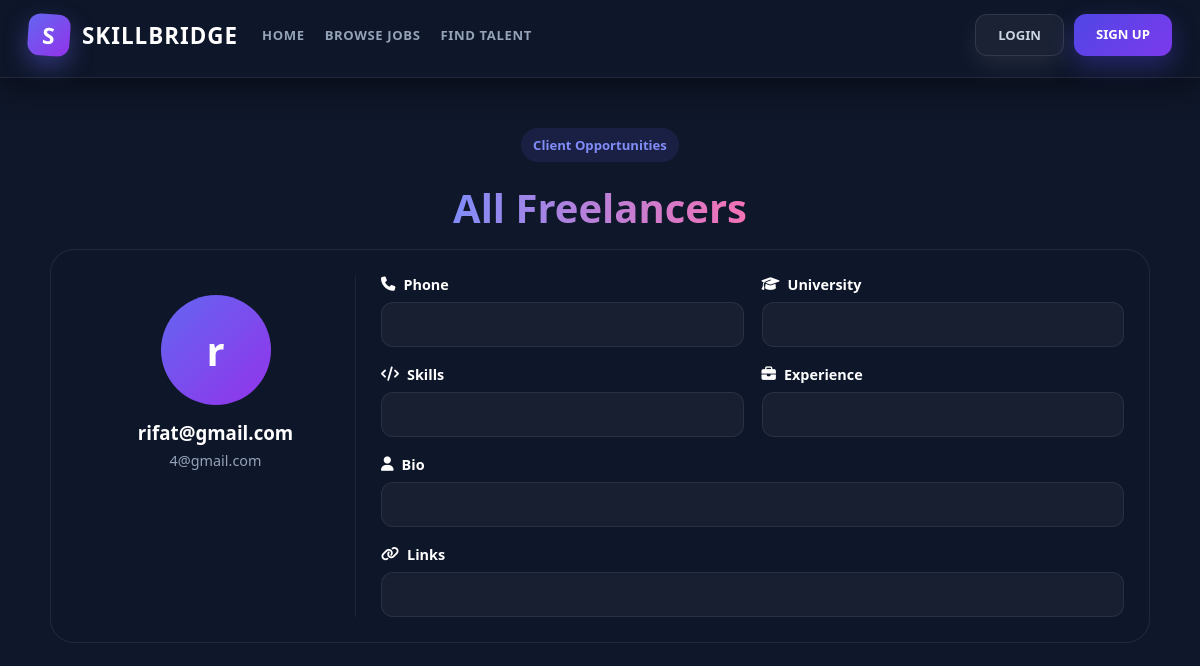
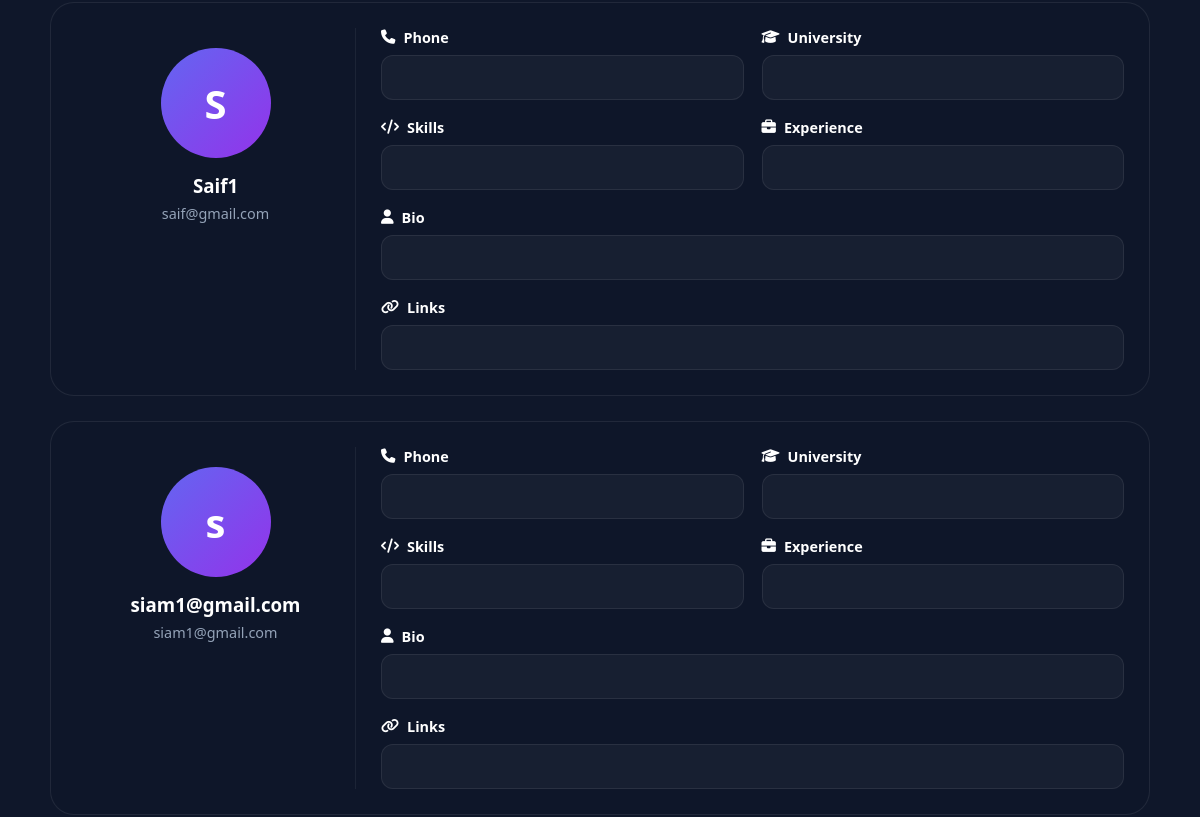
/talents/ (upper part), run on an earlier commit of the app's database (2 pictures, top to bottom).
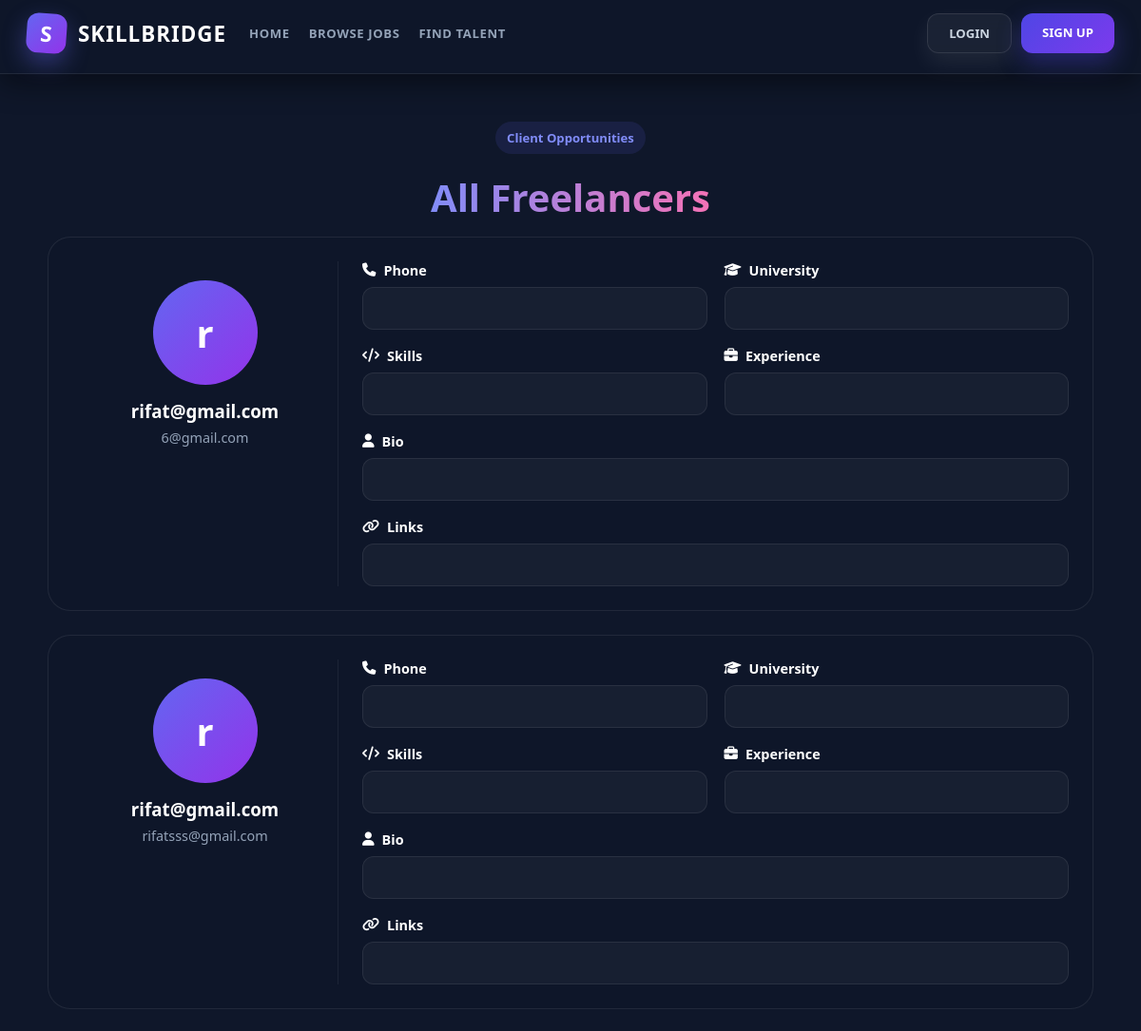
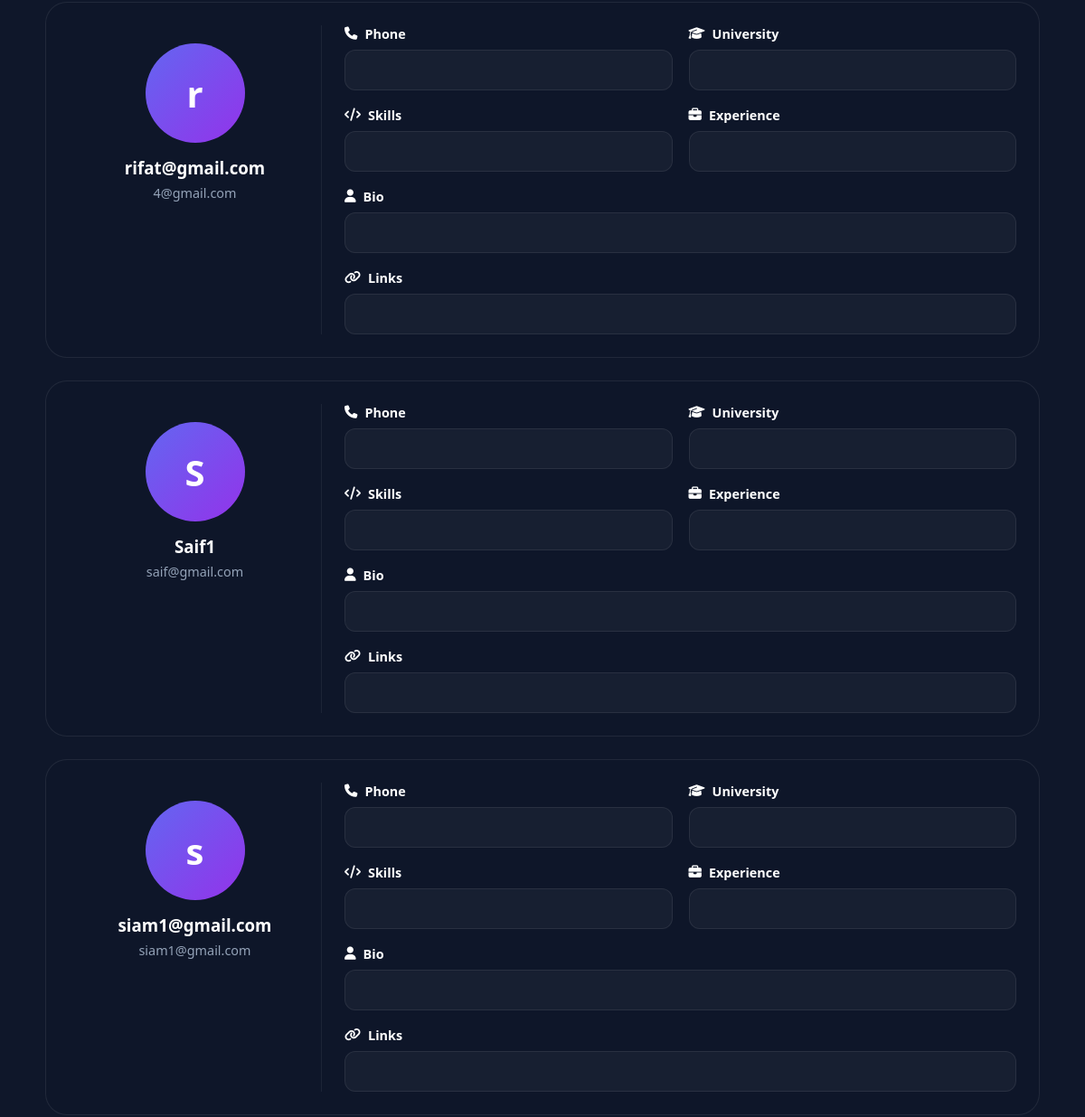
And on a later commit of the database (2 pictures, top to bottom).
### users/models.py (models this page shows, shortened)
class FreelancerProfile(models.Model):
    user = models.ForeignKey(User, on_delete=models.CASCADE)
    name = models.CharField(max_length=200)
    email = models.EmailField(unique=True)
    phone = models.CharField(max_length=20)
    address = models.TextField()
    universityname = models.CharField(max_length=200, blank=True)
    degree = models.CharField(max_length=200, blank=True)
    skills = models.TextField()
    experience = models.TextField(blank=True)
    bio = models.TextField(blank=True)
    portfolio_link = models.URLField(blank=True)
    githublink = models.URLField(blank=True)
    linkedinlink = models.URLField(blank=True)
    profileimage = models.ImageField(upload_to='profiles/', blank=True, null=True)
    resume = models.FileField(upload_to='resumes/', blank=True, null=True)
    nidnumber = models.CharField(max_length=50)
    createdat = models.DateTimeField(auto_now_add=True)

### core/views.py (the view)
# urls.py: path('talents/', views.guest_talents_list, name='guest_talents_list'),
def guest_talents_list(request):
    freelancers = FreelancerProfile.objects.all().order_by('-createdat')
    return render(request, 'core/alltalent.html', {'freelancers': freelancers})

### templates/core/alltalent.html (shortened to what this page needs)
{% extends 'core/base.html' %}
{% load static %}
{% block extra_css %}
  <link rel="stylesheet" href="{% static 'css/core/alltalent.css' %}" />
  <link rel="stylesheet" href="https://cdnjs.cloudflare.com/ajax/libs/font-awesome/6.5.1/css/all.min.css" />
{% endblock %}
{% block guest_content %}
  <div class="find-page">
    <div class="job-top">
      <div>
        <span class="job-tag">Client Opportunities</span>
        <h1>All Freelancers</h1>
      </div>
    </div>
    <div class="talent-list">
      {% for freelancer in freelancers %}
        <div class="talent-card">
          <div class="talent-left">
            <div class="talent-img">
              {% if freelancer.profileimage %}
                <img src="{{ freelancer.profileimage.url }}" />
              {% else %}
                <div class="default-img">{{ freelancer.name|first }}</div>
              {% endif %}
            </div>
            <h3>{{ freelancer.name }}</h3>
            <p>{{ freelancer.email }}</p>
          </div>
          <div class="talent-right">
            <div class="info-box">
              <label><i class="fa-solid fa-phone"></i> Phone</label>
              <div class="box">{{ freelancer.phone }}</div>
            </div>
            <div class="info-box">
              <label><i class="fa-solid fa-graduation-cap"></i> University</label>
              <div class="box">{{ freelancer.universityname }}</div>
            </div>
            <div class="info-box">
              <label><i class="fa-solid fa-code"></i> Skills</label>
              <div class="box">{{ freelancer.skills }}</div>
            </div>
            <div class="info-box">
              <label><i class="fa-solid fa-briefcase"></i> Experience</label>
              <div class="box">{{ freelancer.experience }}</div>
            </div>
            <div class="info-box full">
              <label><i class="fa-solid fa-user"></i> Bio</label>
              <div class="box">{{ freelancer.bio }}</div>
            </div>
            <div class="info-box full">
              <label><i class="fa-solid fa-link"></i> Links</label>
              <div class="box">
              </div>
            </div>
          </div>
        </div>
      {% endfor %}
    </div>
  </div>
{% endblock %}

What changed in the data, as far as the page shows it:
added FreelancerProfile: name|first "r", name "rifat@gmail.com", email "6@gmail.com"
added FreelancerProfile: name|first "r", name "rifat@gmail.com", email "rifatsss@gmail.com"
